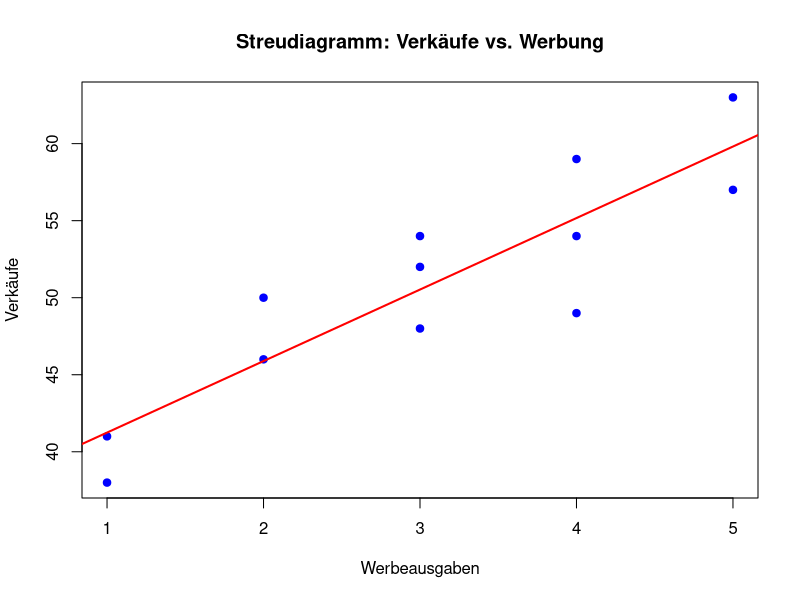
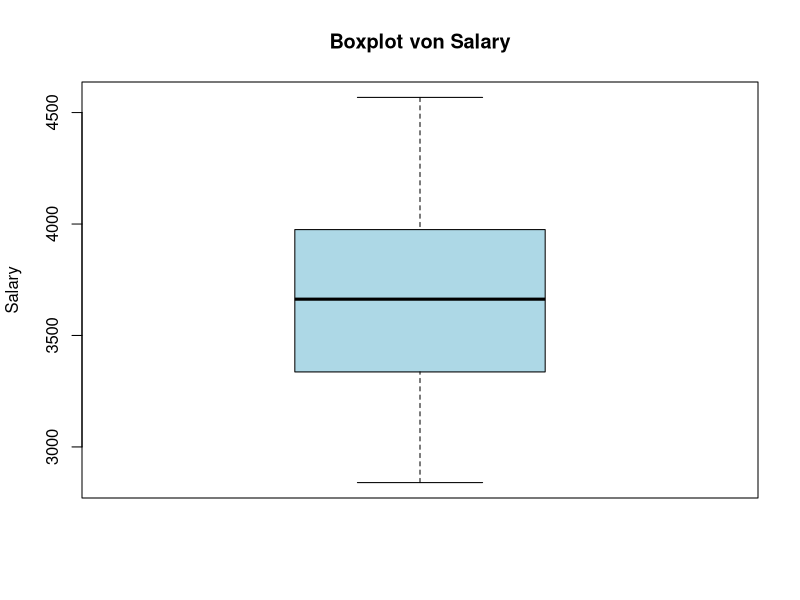
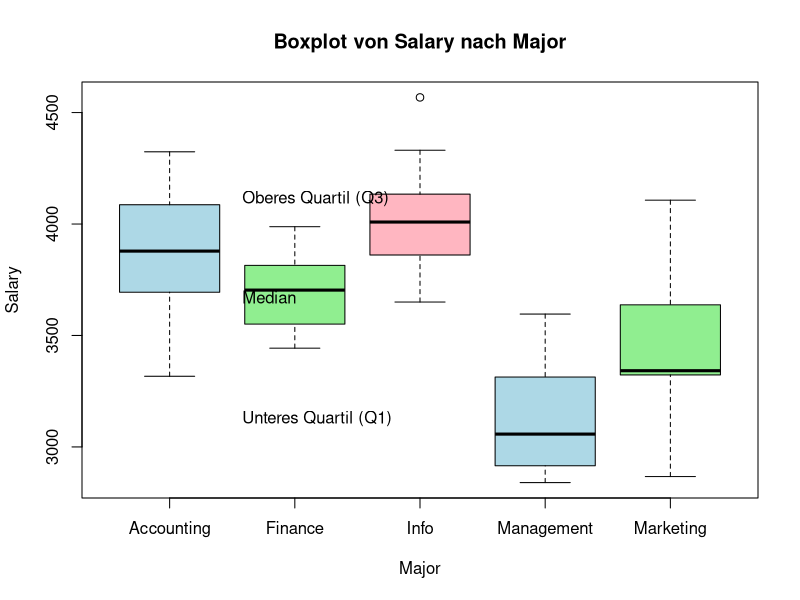

Reproduce these figures in R, in order.
## ---- chunk 1
# Pakete laden
library(readxl)

# Daten importieren
Graduates <- read_excel("../data/WDDA_03.xlsx", sheet = "Graduates")
Brand <- read_excel("../data/WDDA_03.xlsx", sheet = "Auto")
Advertising <- read_excel("../data/WDDA_03.xlsx", sheet = "Advertising")

# Variablen extrahieren für spätere Verwendung
Salary <- Graduates$Salary
Major <- Graduates$Major
sales <- Advertising$sales
adverts <- Advertising$adverts
## ---- chunk 2
# Manuelle Berechnung
sum_Salary <- Salary |> sum()
n_Salary <- Salary |> length()
mittelwert_manual <- sum_Salary / n_Salary

# Eingebaute Funktion
mittelwert_builtin <- Salary |> mean()

# Ausgabe der Ergebnisse
print(mittelwert_manual)
print(mittelwert_builtin)
## ---- chunk 3
median_salary <- Salary |> median()
print(median_salary)
## ---- chunk 4
# Häufigkeitstabelle erstellen
brand_table <- Brand |> table()
print(brand_table)

# Modus ermitteln
modus_brand <- brand_table |> 
  which.max() |> 
  names()
print(paste("Modus:", modus_brand))
## ---- chunk 5
max_salary <- Salary |> max()
min_salary <- Salary |> min()
spannweite <- max_salary - min_salary
print(paste("Spannweite:", spannweite))
## ---- chunk 6
# Beispiel: Berechnung des gewichteten Mittelwerts
xvar <- c(3, 3.4, 2.8, 2.9, 3.25)
weight <- c(1200, 500, 2750, 1000, 800)
gewichteter_mittelwert <- sum(xvar * weight) / sum(weight)
print(paste("Gewichteter Mittelwert:", gewichteter_mittelwert))
## ---- chunk 7
Q1 <- Salary |> quantile(0.25)
Q3 <- Salary |> quantile(0.75)
IQR_salary <- Q3 - Q1
print(paste("Q1:", Q1))
print(paste("Q3:", Q3))
print(paste("IQR:", IQR_salary))

# Perzentile
perzentil95 <- Salary |> quantile(0.95)
print(paste("95. Perzentil:", perzentil95))
## ---- chunk 8
# Varianz
var_manual <- Salary |> 
  (\(x) sum((x - mean(x))^2))() / (length(Salary) - 1)
var_builtin <- Salary |> var()

# Standardabweichung
sd_manual <- Salary |> var() |> sqrt()
sd_builtin <- Salary |> sd()

print(paste("Varianz (manuell):", var_manual))
print(paste("Varianz (eingebaut):", var_builtin))
print(paste("Standardabweichung (manuell):", sd_manual))
print(paste("Standardabweichung (eingebaut):", sd_builtin))
## ---- chunk 9
# Intervall [mean - sd, mean + sd]
untere_grenze <- Salary |> mean() - (Salary |> sd())
obere_grenze <- Salary |> mean() + (Salary |> sd())
print(paste("Intervall [mean - sd, mean + sd]:", untere_grenze, "bis", obere_grenze))

# Berechnen des Anteils der Daten in diesem Intervall
anteil_im_intervall <- mean(Salary >= untere_grenze & Salary <= obere_grenze)
print(paste("Anteil der Daten im Intervall:", round(anteil_im_intervall * 100, 1), "%"))
## ---- chunk 10
Salary_z <- (Salary - (Salary |> mean())) / (Salary |> sd())
head(Salary_z)  # Zeigt die ersten standardisierten Werte

# Überprüfen der Eigenschaften der standardisierten Daten
mean(Salary_z)  # Sollte nahe 0 sein
sd(Salary_z)    # Sollte nahe 1 sein
## ---- chunk 11
n <- Salary_z |> length()
schiefe <- n / ((n - 1) * (n - 2)) * (Salary_z^3 |> sum())
print(paste("Schiefe:", schiefe))

# Alternative mit dem Paket e1071
if (!requireNamespace("e1071", quietly = TRUE)) {
  install.packages("e1071")
}
library(e1071)
schiefe_e1071 <- skewness(Salary)
print(paste("Schiefe (mit e1071):", schiefe_e1071))
## ---- chunk 12
# Überprüfen der ersten Werte der Variablen
head(sales)
head(adverts)

n_sales <- sales |> length()
cov_manual <- 1 / (n_sales - 1) * sum((sales - (sales |> mean())) * 
                                     (adverts - (adverts |> mean())))
cov_builtin <- cov(sales, adverts)

print(paste("Kovarianz (manuell):", cov_manual))
print(paste("Kovarianz (eingebaut):", cov_builtin))
## ---- chunk 13
corr_manual <- cov(sales, adverts) / ((sales |> sd()) * (adverts |> sd()))
corr_builtin <- cor(sales, adverts)

print(paste("Korrelation (manuell):", corr_manual))
print(paste("Korrelation (eingebaut):", corr_builtin))

# Visualisierung des Zusammenhangs
plot(adverts, sales, 
     main = "Streudiagramm: Verkäufe vs. Werbung",
     xlab = "Werbeausgaben", 
     ylab = "Verkäufe",
     pch = 19, 
     col = "blue")
abline(lm(sales ~ adverts), col = "red", lwd = 2)
## ---- chunk 14
# Einfacher Boxplot
boxplot(Salary, 
        main = "Boxplot von Salary",
        ylab = "Salary",
        col = "lightblue")

# Gruppierter Boxplot
boxplot(Salary ~ Major,
        data = Graduates,
        main = "Boxplot von Salary nach Major",
        xlab = "Major",
        ylab = "Salary",
        col = c("lightblue", "lightgreen", "lightpink"))

# Erklärung der Boxplot-Elemente
text(1.5, max(Salary) * 0.9, "Oberes Quartil (Q3)", pos = 4)
text(1.5, median(Salary), "Median", pos = 4)
text(1.5, min(Salary) * 1.1, "Unteres Quartil (Q1)", pos = 4)
